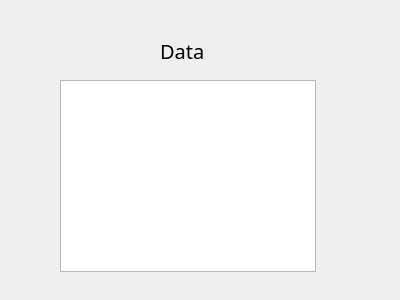
<?xml version="1.0" encoding="UTF-8"?>
<ui version="4.0">
 <class>Dialog</class>
 <widget class="QDialog" name="Dialog">
  <property name="geometry">
   <rect>
    <x>0</x>
    <y>0</y>
    <width>400</width>
    <height>300</height>
   </rect>
  </property>
  <property name="windowTitle">
   <string>Dialog</string>
  </property>
  <widget class="QLabel" name="label">
   <property name="geometry">
    <rect>
     <x>160</x>
     <y>40</y>
     <width>61</width>
     <height>21</height>
    </rect>
   </property>
   <property name="font">
    <font>
     <family>padmaa-Bold.1.1</family>
     <pointsize>15</pointsize>
    </font>
   </property>
   <property name="text">
    <string>Data</string>
   </property>
  </widget>
  <widget class="QTableWidget" name="table">
   <property name="geometry">
    <rect>
     <x>60</x>
     <y>80</y>
     <width>256</width>
     <height>192</height>
    </rect>
   </property>
  </widget>
 </widget>
 <resources/>
 <connections/>
</ui>
